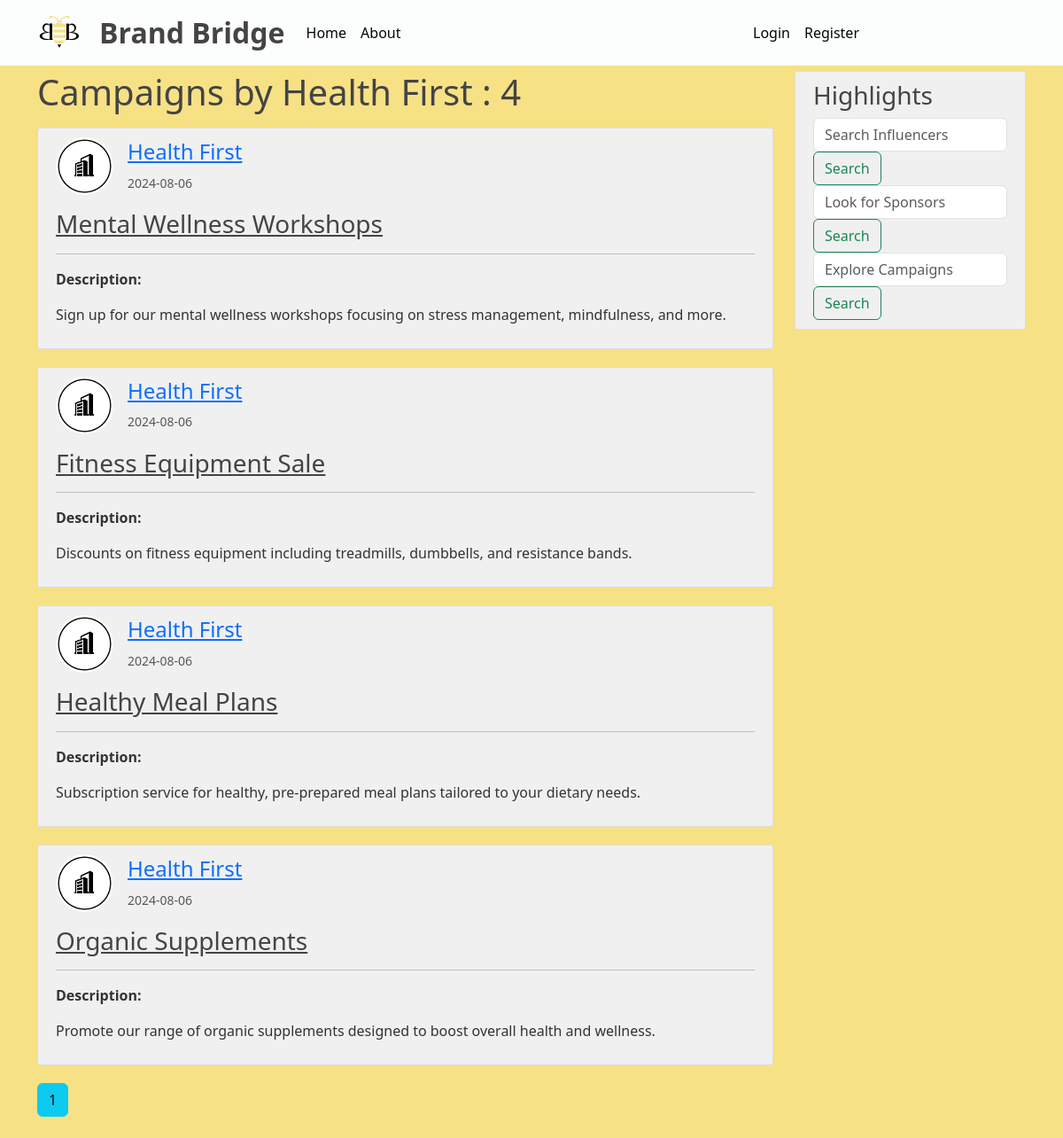
/sponsor/Health First, run on the app's committed database.
### BrandBridge/models.py (models this page shows, shortened)
class Sponsor(db.Model, UserMixin):
    id = db.Column(db.Integer, primary_key=True)
    email = db.Column(db.String(120), unique=True, nullable=False)
    company_name = db.Column(db.String(40), unique=True, nullable=False)
    industry = db.Column(db.String(40), nullable=False)
    budget = db.Column(db.String(15), nullable=False)
    image_file = db.Column(db.String(20), nullable=False, default='default_company.png')
    password = db.Column(db.String(60), nullable=False)
    campaigns = db.relationship('Campaign', backref='owner', lazy=True)

class Campaign(db.Model):
    id = db.Column(db.Integer, primary_key=True)
    title = db.Column(db.String(100), nullable=False)
    desc = db.Column(db.Text, nullable=False)
    date_posted = db.Column(db.DateTime, nullable=False, default=lambda: datetime.now(timezone("Asia/Kolkata")))
    start_date = db.Column(db.DateTime, nullable=False)
    end_date = db.Column(db.DateTime, nullable=False)
    budget = db.Column(db.String(15), nullable=False)
    goals = db.Column(db.Text, nullable=False)
    sponsor_id = db.Column(db.Integer, db.ForeignKey('sponsor.id'), nullable=False)
    ad_requests = db.relationship('AdRequest', backref='campaign', lazy=True)

### BrandBridge/routes.py (the view)
@app.route('/sponsor/<string:company_name>')
def sponsor_campaigns(company_name):
    page=request.args.get('page', 1, type=int)
    sponsor = Sponsor.query.filter_by(company_name=company_name).first_or_404()
    campaigns = Campaign.query.filter_by(owner=sponsor)\
        .order_by(Campaign.date_posted.desc())\
        .paginate(page=page, per_page=5)
    return render_template('sponsor_campaigns.html', campaigns=campaigns, sponsor=sponsor)

### BrandBridge/templates/sponsor_campaigns.html (shortened to what this page needs)
{% extends "layout.html" %}
{% block content %}
    <h1 class="mb-3"> Campaigns by {{sponsor.company_name}} : {{campaigns.total}}</h1>
    {% for campaign in campaigns.items %}
        <article class="media content-section">
            <div class="d-flex align-items-center">
                <img class="rounded-circle article-img" src="{{ url_for('static', filename='profile_pics/'+campaign.owner.image_file)}}">
                <div class="ml-3">
                    <h4><a class="mr-2" href="{{ url_for('sponsor_campaigns', company_name=campaign.owner.company_name)}}">{{ campaign.owner.company_name }}</a></h4>
                    <small class="text-muted">{{ campaign.date_posted.strftime('%Y-%m-%d') }}</small>
                </div>
            </div>
            <div class="media-body mt-3">
                <h3><a class="article-title" href="{{url_for('campaign', campaign_id=campaign.id)}}">{{ campaign.title }}</a></h3>
                <hr>
                <p class="article-content"><B>Description:</B></p>
                <p class="article-content">{{ campaign.desc }}</p>
            </div>
        </article>
    {% endfor %}
    {% for page_num in campaigns.iter_pages(left_edge=1, right_edge=1, left_current=2, right_current=3) %}
        {% if page_num %}
            {% if campaigns.page == page_num %}
                <a class="btn btn-info mb-4" href="{{ url_for('sponsor_campaigns', company_name=sponsor.company_name, page=page_num) }}">{{ page_num }}</a>
            {% else %}
                <a class="btn btn-outline-info mb-4" href="{{ url_for('sponsor_campaigns', company_name=sponsor.company_name, page=page_num) }}">{{ page_num }}</a>
            {% endif %}
        {% endif %}
    {% endfor %}
{% endblock content %}

### BrandBridge/static/main.css (style rules this page uses)
body { background: #f7e185; color: #333333; margin-top: 5rem; }
h1, h2, h3, h4, h5, h6 { color: #444444; }
.content-section { background: #f0f0f0; padding: 10px 20px; border: 1px solid #dddddd; border-radius: 3px; margin-bottom: 20px; }
.article-title { color: #444444; }
.article-content { white-space: pre-line; }
.article-img { height: 65px; width: 65px; margin-right: 16px; }

### data on the page
Sponsor: company_name "Health First"
Campaign: image_file (placeholder picture), owner.company_name "Health First", date_posted "2024-08-06", title "Mental Wellness Workshops", desc "Sign up for our mental wellness workshops focusing on stress management, mindfulness, and more."
Campaign: image_file (placeholder picture), owner.company_name "Health First", date_posted "2024-08-06", title "Fitness Equipment Sale", desc "Discounts on fitness equipment including treadmills, dumbbells, and resistance bands."
Campaign: image_file (placeholder picture), owner.company_name "Health First", date_posted "2024-08-06", title "Healthy Meal Plans", desc "Subscription service for healthy, pre-prepared meal plans tailored to your dietary needs."
Campaign: image_file (placeholder picture), owner.company_name "Health First", date_posted "2024-08-06", title "Organic Supplements", desc "Promote our range of organic supplements designed to boost overall health and wellness."

### other printed values
{{ campaigns.total }} "4"
{{ page_num }} "1"
